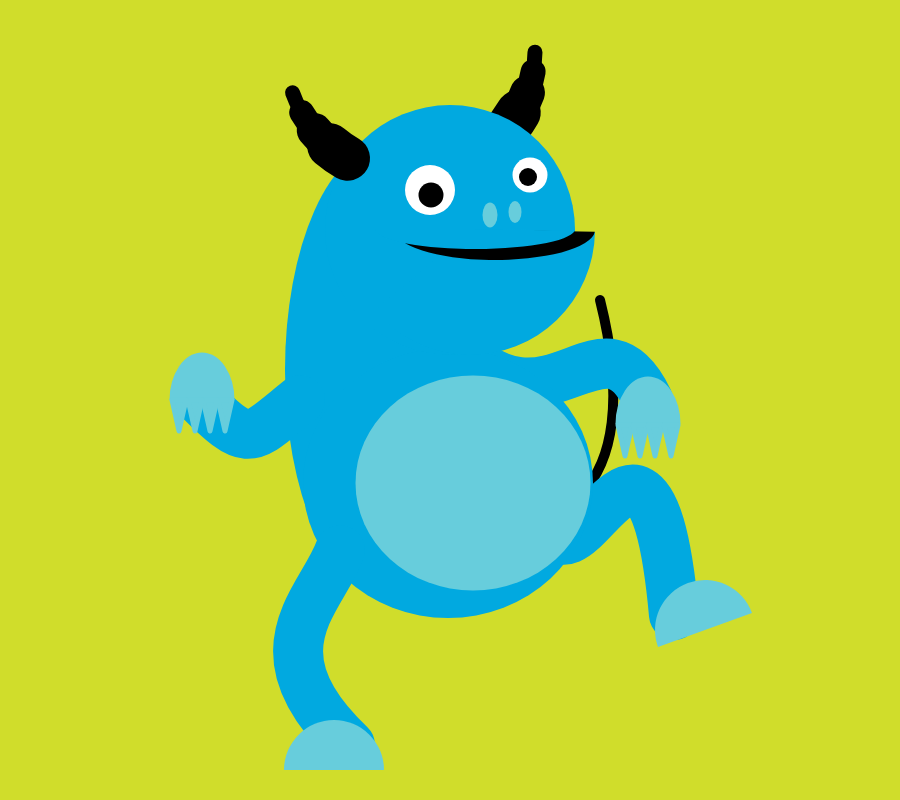
Frame 1 (no input)
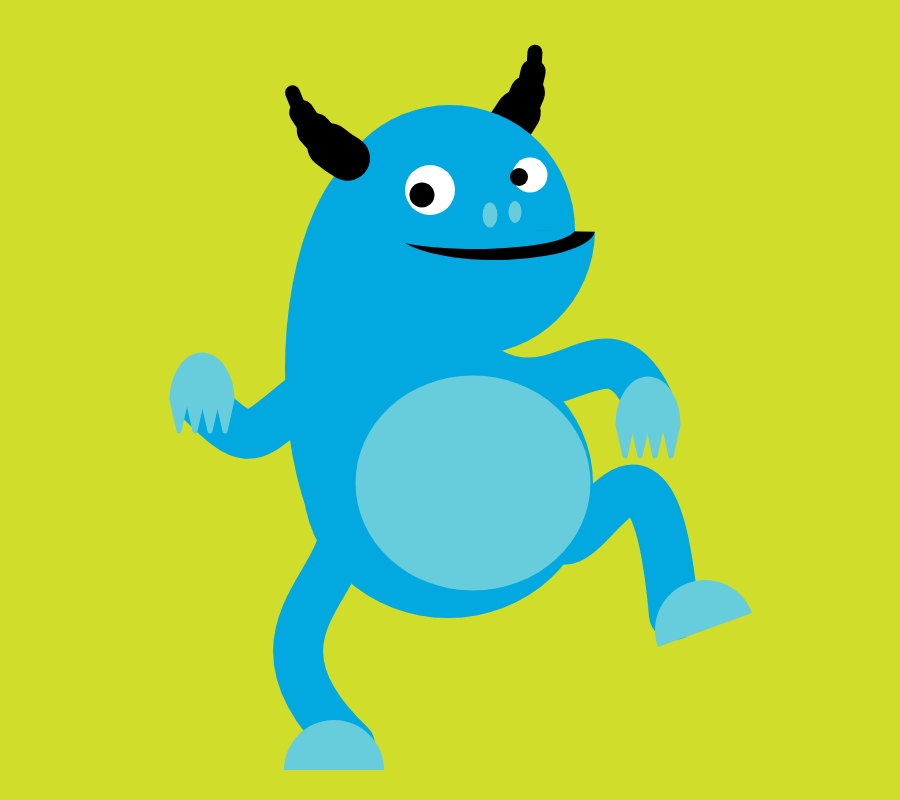
Frame 60 (no input)
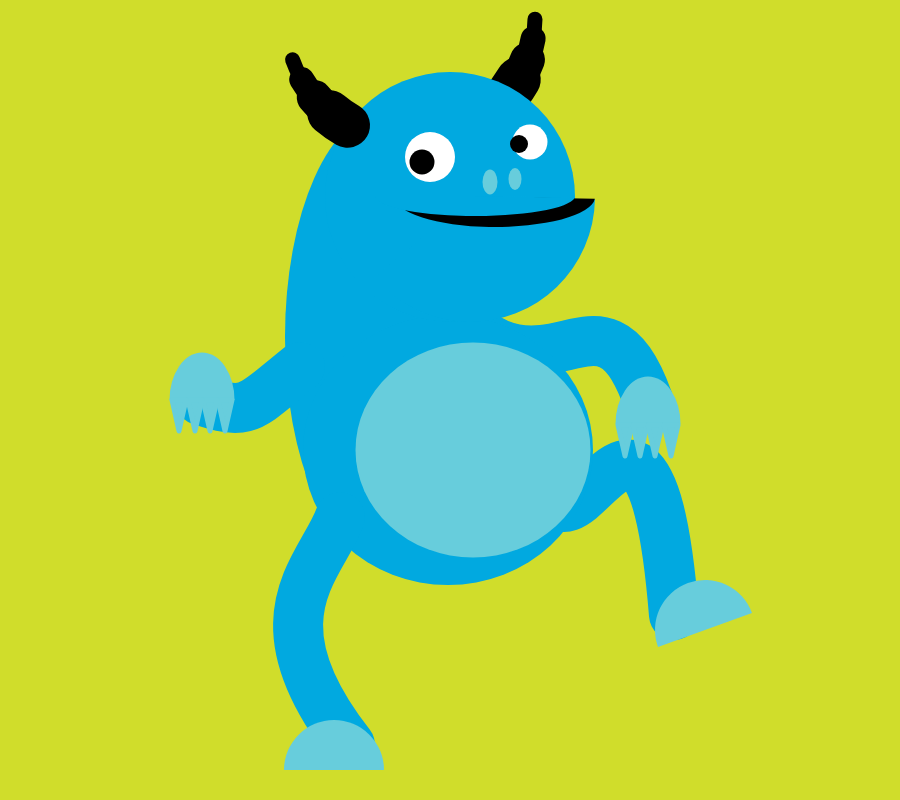
Frame 120 (the mouse pressed at the canvas centre since frame 60)

The p5.js sketch that drew these frames (run headless with seeded random() and noise() and a simulated clock; from frame 60 on, the mouse is pressed at the canvas centre):

// p5.js sketch
// ── sketch.js
/*
created by tess wolfe-stelzer
last edited 2/3/17
this sketch draws a monster that either moves its eyes and tail
or jumps with bended knees and arms.
*/

var page = 0; // sets page to be displayed
var eyeDirection = 0; // sets eye val at zero
var tailDirection = 0; // sets tail val at zero
var jumpValue = 0; // value added to y-pos of monster 
var jumpDir = 1; // speed and direction monster moving

function setup() {
  createCanvas(900, 800); // creates a vertical rectangle canvas
  rectMode(CENTER); // sets rects to be drawn from the center
  angleMode(DEGREES); // allows arcs to be set w/ degrees
}

function draw() {
  background(208, 221, 43); // green
  monster(450, 150 + jumpValue); // draws the monster at x, and adds jump to y
  unmovingParts(450, 150); // parts anchored in one place


  if (page == 0) {
    if (mouseX > 450) { // moves eyes and tail R if mouse R of center
      // eyeDirection = eyeDirection + 0.5; // moves R slowly
      // eyeDirection = min(eyeDirection, 11); // keeps pupils in eyes
      eyeDirection = min (eyeDirection + 0.5, 11); // this code does what lines 28, 28 do together
      // tailDirection = tailDirection + 5; // moves R more quickly
      // tailDirection = min(tailDirection, 120) // keeps tail on page
      tailDirection = min(tailDirection +5, 120); // this code does what lines 31, 32 do together

    } else { // moves eyes and tail L if mouse L of center
      // eyeDirection = eyeDirection - 0.5; // moves L slowly
      // eyeDirection = max(eyeDirection, -9); // keeps pupils in eyes
      eyeDirection = max(eyeDirection - 0.5, -9); // this code does what lines 36, 37 do together
      // tailDirection = tailDirection - 5; // moves L quickly
      // tailDirection = max(tailDirection, -400); // keeps tail on page
      tailDirection = max(tailDirection - 5, -400); // this code does what lines 39, 40 do together

    }
  } else { // changes between jump and eye movement pages
    jumpValue = jumpValue - jumpDir // adds jumping
    if (jumpValue > 50 || jumpValue < -45) { // specifies jump range
      jumpDir = jumpDir * -1; // changes jump direction
    }
  }
}

// mousePressed function lives outside draw and doesn't need call
function mousePressed() {
  page = 1 - page;
}

// draws a monster at the x,y location passed
// this monster includes a body, head, and wheels
function monster(x, y) {
  tail(x + tailDirection, y); // calls tail function and allows movements
  legR(x, y); // calls R leg function
  armR(x, y); // calls R arm function
  horns(x, y); // calls horns function
  body(x, y + 180); // calls body function
  head(x, y); // calls head function
  armL(x, y); // calls L arm function
  legL(x, y); // calls L leg function
}

// this function creates parts that will not be moved
function unmovingParts(xU, yU) { // 450, 150 parameters above
  noStroke();
  fill(103, 205, 220); // light blue
  arc(648, 424, 65, 95, 180, 0); // R hand
  arc(202, 400, 65, 95, 180, 0); // L hand;
  arc(xU + 255, yU + 480, 100, 100, 160, 340); // R foot 
  arc(xU - 116, yU + 620, 100, 100, 180, 0); // L foot 
  claws(xU + 175, yU + 280); // R hand claw
  claws(xU + 190, yU + 280); // R hand claw
  claws(xU + 205, yU + 280); // R hand claw
  claws(xU + 221, yU + 280); // R hand claw
  claws(xU - 225, yU + 255); // L hand claw
  claws(xU - 240, yU + 255); // L hand claw
  claws(xU - 255, yU + 255); // L hand claw
  claws(xU - 271, yU + 255); // L hand claw
}

// draws R arm
function armR(x, y) {
  noFill();
  stroke(1, 169, 224); // dark blue)
  strokeWeight(50);
  bezier(x, y + 190, x + 100, y + 300, x + 150, y + 150, 648, 400); // R arm w/ unmoving point
}

// draws L arm
function armL(x, y) {
  noFill();
  stroke(1, 169, 224); // dark blue)
  strokeWeight(50);
  bezier(x - 150, y + 250, x - 200, y + 290, x - 200, y + 300, 200, 400); // Left arm w/ unmoving point
}

// draws L leg
function legL(x, y) {
  noFill();
  stroke(1, 169, 224); // dark blue)
  strokeWeight(50);
  bezier(x - 110, y + 400, x - 128, y + 450, x - 200, y + 500, 350, 745); // L leg w/ unmoving point
}

// draws R leg
function legR(x, y) {
  noFill();
  stroke(1, 169, 224); // dark blue)
  strokeWeight(50);
  bezier(x + 100, y + 375, x + 128, y + 450, x + 200, y + 200, 674, 615); // R leg w/ unmoving point
}

// draws main body
function body(x, y) {
  noStroke();
  fill(1, 169, 224); // dark blue
  ellipse(x - 65, y + 40, 200, 450); // back of body
  ellipse(x - 2, y + 153, 290, 270); // belly
  ellipse(x, y - 100, 250, 250); // head
  fill(103, 205, 220); // light blue
  ellipse(x + 23, y + 153, 235, 215); // belly
}

// draws horns that sit behind head
function horns(x, y) {
  stroke(0);
  strokeWeight(15);
  noFill(); // keeps arcs from getting filled in
  arc(x - 40, y - 100, 250, 250, 1, 160); // XL arc
  strokeWeight(25);
  arc(x - 40, y - 100, 250, 250, 10, 150); // L arc
  strokeWeight(35);
  arc(x - 40, y - 100, 250, 250, 20, 140); // M arc
  strokeWeight(45);
  arc(x - 40, y - 100, 250, 250, 30, 90); // S arc
}

// draws head
function head(x, y) {
  fill(1, 169, 224); // dark blue)
  eyes(x, y); // calls eye function
  mouth(x, y); // calls mouth
  nose(x, y); // calls nostrils
  noFill(); // keeps horn arc on top of head from being filled in
  stroke(0);
  strokeWeight(45);
  arc(x - 40, y - 100, 250, 250, 120, 130); // L horn on top of head
}

// draws mouth
function mouth(x, y) {
  noStroke();
  fill(1, 169, 224); // dark blue)
  arc(x + 20, y + 80, 250, 250, 1, 140); // jutting jaw
  fill(0);
  arc(x + 45, y + 80, 200, 60, 1, 180); // mouth interior
  fill(1, 169, 224); // dark blue)
  arc(x + 25, y + 79, 200, 40, 1, 180); // covers mouth interior
}

// draws nostrils
function nose(x, y) {
  noStroke();
  fill(103, 205, 220); // light blue
  ellipse(x + 65, y + 62, 13, 22, 10, 150); // R nostril
  ellipse(x + 40, y + 65, 15, 25, 10, 150); // L nostril
  // rect(x, y + 75, 15, 20, 7);
}

// draws the eyes at the x, y location
function eyes(x, y) {
  noStroke();
  fill(255);
  ellipse(x + 80, y + 25, 35, 35); // R eye
  ellipse(x - 20, y + 40, 50, 50); // L eye
  pupil(x + eyeDirection, y);
}

// inner pupil that moves
function pupil(x, y) {
  fill(0);
  ellipse(x + 78, y + 27, 18, 18); // R
  ellipse(x - 19, y + 45, 25, 25); // L
}

// draws claw
function claws(xU, yU) {
  stroke(103, 205, 220); // light blue
  strokeWeight(5);
  strokeJoin(ROUND); // softens claws
  triangle(xU - 7, yU - 5, xU + 7, yU - 5, xU, yU + 26); // claws
}

// draws tail
function tail(x, y) {
  noFill();
  stroke(0); // black
  strokeWeight(10);
  bezier(450, y + 350, x + 100, y + 400, x + 200, y + 350, x + 150, y + 150); // tail line
}
